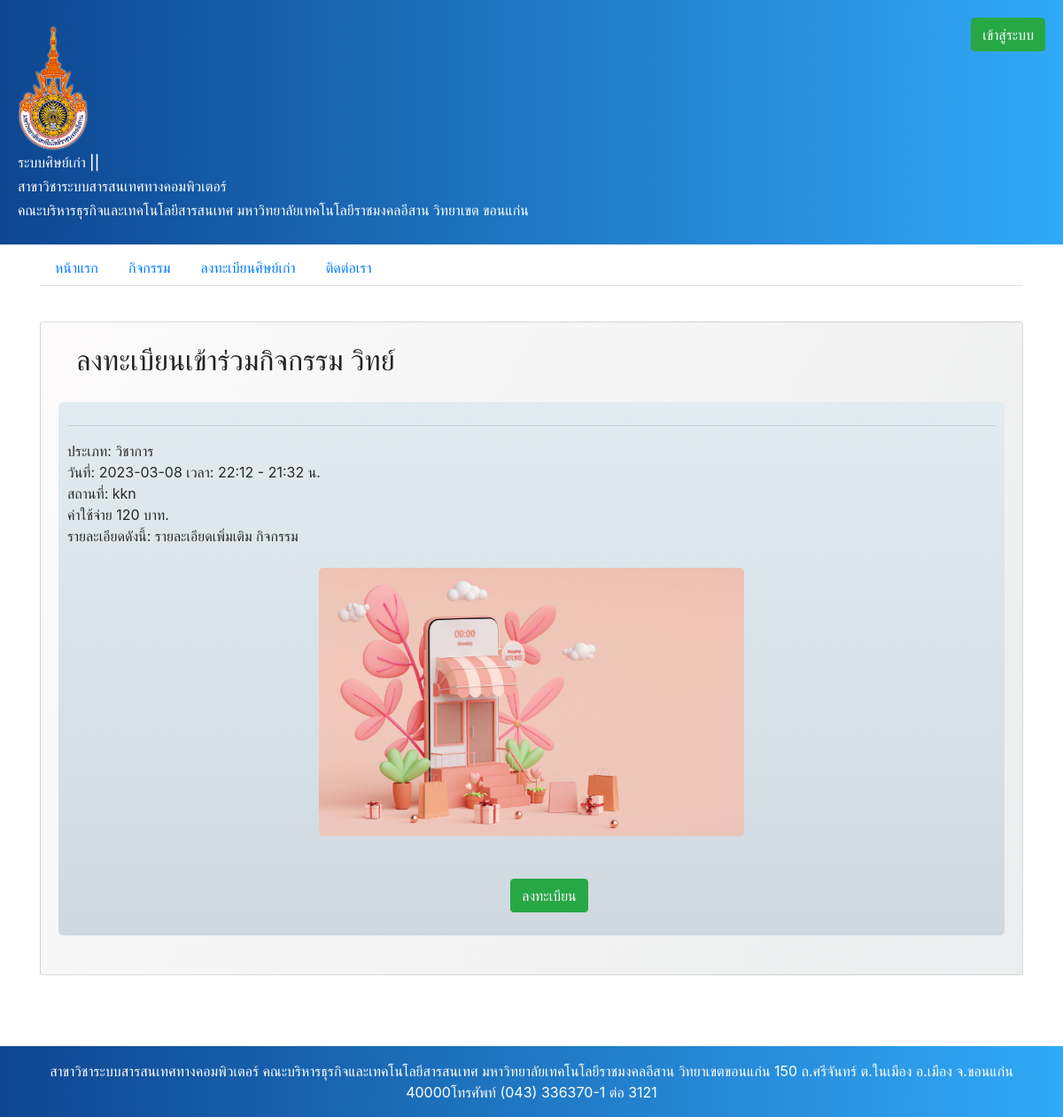
Page /activity_register.php?id=ACT-210329190909-4494 on the committed database.
### tables this page shows
CREATE TABLE `event_list` (
  `event_list_id` varchar(25) NOT NULL,
  `event_list_name` varchar(25) NOT NULL,
  `event_list_type` varchar(25) NOT NULL,
  `event_list_day` varchar(25) NOT NULL,
  `event_list_time` varchar(25) NOT NULL,
  `event_list_time_end` varchar(25) DEFAULT NULL,
  `event_list_loca` varchar(25) NOT NULL,
  `event_list_detali` text NOT NULL,
  `img_name` varchar(255) DEFAULT NULL,
  `charges` double DEFAULT '0',
  `create` timestamp NOT NULL DEFAULT CURRENT_TIMESTAMP ON UPDATE CURRENT_TIMESTAMP
);

CREATE TABLE `activity` (
  `activity_id` varchar(25) NOT NULL,
  `activity_name` varchar(25) NOT NULL
);

### activity_register.php (the view, shortened to what this page needs)
<?php @session_start();
include 'config/conf.php';
@$id = @$_GET['id'];
try {
    $sql = "SELECT * FROM event_list LEFT JOIN activity ON event_list.event_list_type = activity.activity_id  Where event_list.event_list_id='$id' ORDER BY `activity`.`activity_id` ASC";
    $query = $conn->prepare($sql);
    $query->execute();
} catch (\Exception$e) {
    echo "ไม่สามารถดึงข้อมูลได้: " . $e->getMessage();
}
?>
<!DOCTYPE html>
<html lang="en">
<head>
    <link href="pubilc/css/style_card.css" rel="stylesheet">
    <link href="pubilc/css/style_post.css" rel="stylesheet">
</head>
<body>
    <?php include 'index.php';?>
    <div class="container login">
        <div class="card"><br>
            <?php
if ($query->rowCount() > 0) {
    while ($data = $query->fetch(PDO::FETCH_OBJ)) {
        ?>
                    <h2>ลงทะเบียนเข้าร่วมกิจกรรม <?=$data->event_list_name;?></h2>
                    <div class="card-body">
                        <div class="card1">
                            <hr>
                            ประเภท: <?php echo $data->activity_name; ?> <br>
                            วันที่: <?php echo $data->event_list_day; ?>
                            เวลา: <?php echo $data->event_list_time; ?> - <?php echo $data->event_list_time_end; ?> น. <br>
                            สถานที่: <?php echo $data->event_list_loca; ?> <br>
                            ค่าใช้จ่าย <?php echo $data->charges; ?> บาท.<br>
                            รายละเอียดดังนี้: <?php echo $data->event_list_detali; ?> <br> <br>
                            <div align=center>
                                <img style="   border-radius: 5px;" src="pubilc/image/upload/<?=$data->img_name;?>" width="480px" id="" name="">
                            </div>
                                <br><br>
                            <a href= "service/activity_register_process.php?id=<?= $data->event_list_id; ?>">
                                   <center> <button type="button" class="btn btn-success" data-toggle="modal" data-target="#myLongin">ลงทะเบียน</button></center>
                                     </a>
                        </div><br>
                <?php }
}?>
                    </div>
        </div>
    </div>
</body>
</html>

### pubilc/css/style_post.css (style rules this page uses)
.login { margin-top: 2.5rem; padding-bottom: 10rem; max-width: 10%; }
.card { color: #242323; background-image: linear-gradient(120deg, #fdfbfb 0%, #ebedee 100%); }
.card1 { padding: 10px; color: #292929; border-radius: 5px; background-image: linear-gradient(to top, #cfd9df 0%, #e2ebf0 100%); }
h2 { margin-left: 2.5rem; }
* { box-sizing: border-box; }
.btn { margin-left: 2.5rem; margin-bottom: 1rem; }

### rows in the picture
event_list: event_list_name "วิทย์", activity.activity_name "วิชาการ", event_list_day "2023-03-08", event_list_time "22:12", event_list_time_end "21:32", event_list_loca "kkn", charges "120", event_list_detali "รายละเอียดเพิ่มเติม กิจกรรม", img_name (picture)
